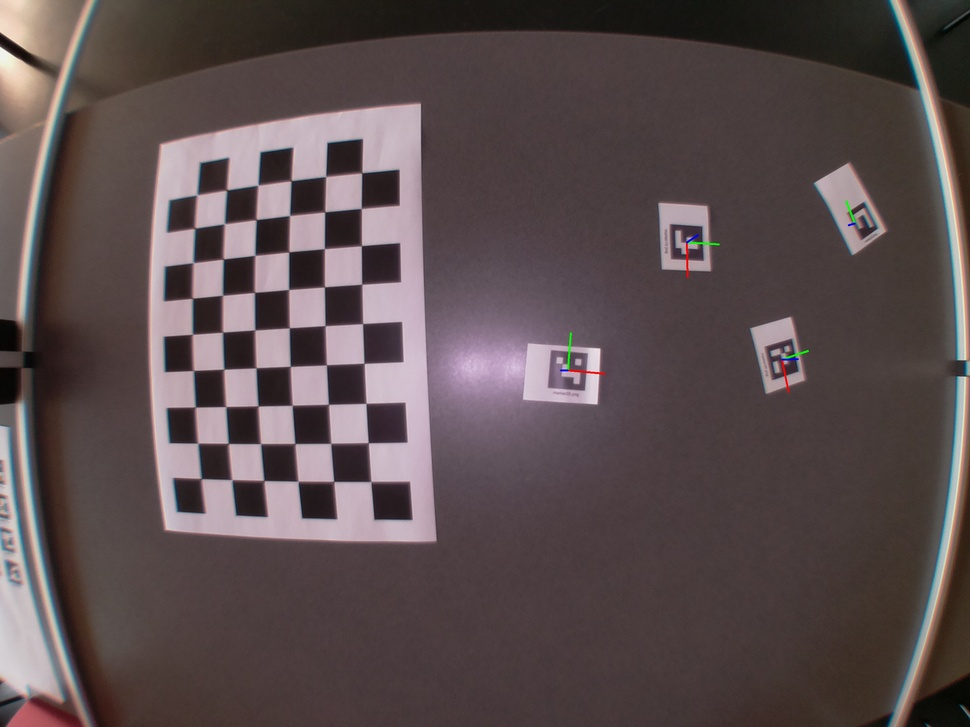
#> input picture marker_out.jpg, 970 x 727 px, shrunk from 2592 x 1944 before the run
$ python marker.py marker_out.jpg out.png
#> lines starting #> are read from the running program, lines starting #| are printed output that depends on the picture
import numpy as np
import cv2
import sys
import time
import glob
import math


dictionary = cv2.aruco.getPredefinedDictionary(cv2.aruco.DICT_4X4_250)
#dictionary = cv2.aruco.getPredefinedDictionary(cv2.aruco.DICT_6X6_250)
#dictionary = cv2.aruco.getPredefinedDictionary(cv2.aruco.DICT_ARUCO_ORIGINAL)

cameraMatrix = np.array([[1.53467097e+03, 0.00000000e+00, 1.29130349e+03],[0.00000000e+00, 1.53594327e+03, 9.34303421e+02],[0.00000000e+00, 0.00000000e+00, 1.00000000e+00]])
distCoeffs = np.array([[-0.34844261,  0.26256965, -0.00075911,  0.00117993, -0.2515726 ]])

def angles_from_rvec(rvec):
    r_mat, _j_ = cv2.Rodrigues(rvec)
    #print(r_mat)
    #a = math.atan2(r_mat[2][1], r_mat[2][2])
    #b = math.atan2(-r_mat[2][0], math.sqrt(math.pow(r_mat[2][1],2) + math.pow(r_mat[2][2],2)))
    c = math.atan2(r_mat[1][0], r_mat[0][0])
    return math.degrees(c)


if __name__ == '__main__':

  file = sys.argv[1]
  print('Processing file:', file)

  out_file = sys.argv[2]
  if out_file is None:
    out_file = 'marker_out.jpeg'

  # Read image
  frame = cv2.imread(file)
#> frame is the input picture: shape (727, 970, 3); mean B, G, R 78.6, 77.4, 90.7

  gray = cv2.cvtColor(frame, cv2.COLOR_BGR2GRAY)
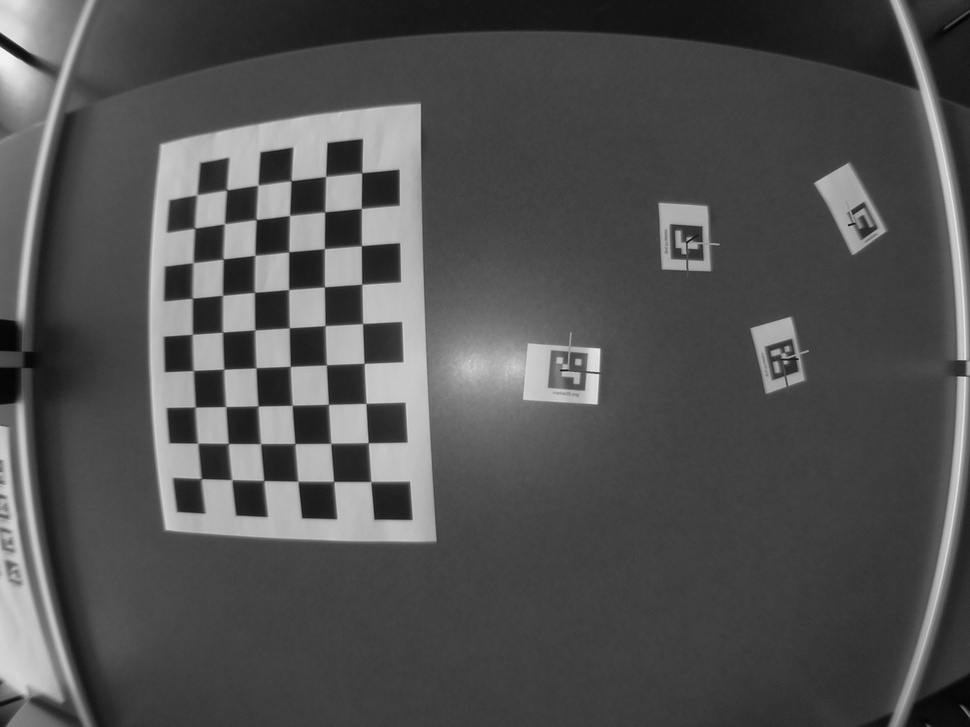
#> gray: shape (727, 970); min 2, max 249, mean 81.6

  parameters =  cv2.aruco.DetectorParameters_create()

  start_time = time.time()
  corners, ids, rejectedImgPoints = cv2.aruco.detectMarkers(gray, dictionary, parameters=parameters)
#> corners = (); ids = None; rejectedImgPoints = 36 items
  print("Time take: %s seconds" % (time.time() - start_time))

  print(ids)
#| None

  #dst = cv2.aruco.drawDetectedMarkers(dst, corners, ids, (0, 255, 0))

  rvecs, tvecs, _objPoints	=cv2.aruco.estimatePoseSingleMarkers(corners, 20, cameraMatrix, distCoeffs)

#> (the run stopped early here; a loop or call above may not have finished)
